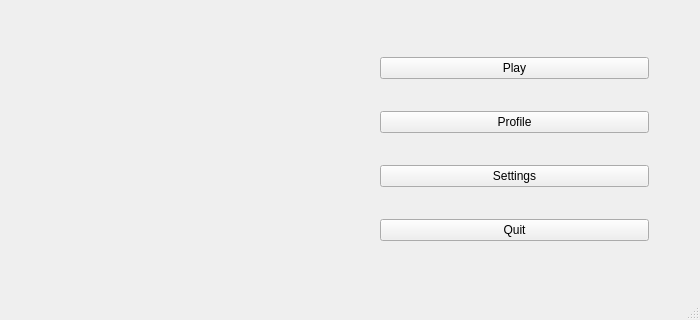
<?xml version="1.0" encoding="UTF-8"?>
<ui version="4.0">
 <class>MainWindow</class>
 <widget class="QMainWindow" name="MainWindow">
  <property name="geometry">
   <rect>
    <x>0</x>
    <y>0</y>
    <width>700</width>
    <height>320</height>
   </rect>
  </property>
  <property name="sizePolicy">
   <sizepolicy hsizetype="Minimum" vsizetype="Preferred">
    <horstretch>0</horstretch>
    <verstretch>0</verstretch>
   </sizepolicy>
  </property>
  <property name="minimumSize">
   <size>
    <width>700</width>
    <height>320</height>
   </size>
  </property>
  <property name="windowTitle">
   <string>Chess Game</string>
  </property>
  <widget class="QWidget" name="centralWidget">
   <layout class="QVBoxLayout" name="verticalLayout_2">
    <item>
     <widget class="QFrame" name="frame">
      <layout class="QHBoxLayout" name="horizontalLayout">
       <property name="spacing">
        <number>20</number>
       </property>
       <property name="sizeConstraint">
        <enum>QLayout::SetNoConstraint</enum>
       </property>
       <property name="leftMargin">
        <number>20</number>
       </property>
       <property name="topMargin">
        <number>20</number>
       </property>
       <property name="rightMargin">
        <number>20</number>
       </property>
       <property name="bottomMargin">
        <number>20</number>
       </property>
       <item>
        <widget class="QLabel" name="label">
         <property name="text">
          <string>&lt;html&gt;&lt;head/&gt;&lt;body&gt;&lt;p&gt;&lt;img src=&quot;:/imgs/chess_menu.jpg&quot;/&gt;&lt;/p&gt;&lt;/body&gt;&lt;/html&gt;</string>
         </property>
         <property name="scaledContents">
          <bool>true</bool>
         </property>
         <property name="alignment">
          <set>Qt::AlignCenter</set>
         </property>
        </widget>
       </item>
       <item>
        <layout class="QVBoxLayout" name="verticalLayout">
         <property name="leftMargin">
          <number>20</number>
         </property>
         <property name="topMargin">
          <number>0</number>
         </property>
         <property name="rightMargin">
          <number>20</number>
         </property>
         <property name="bottomMargin">
          <number>0</number>
         </property>
         <item>
          <widget class="QPushButton" name="playButton">
           <property name="text">
            <string>Play</string>
           </property>
          </widget>
         </item>
         <item>
          <widget class="QPushButton" name="profileButton">
           <property name="text">
            <string>Profile</string>
           </property>
          </widget>
         </item>
         <item>
          <widget class="QPushButton" name="settingsButton">
           <property name="text">
            <string>Settings</string>
           </property>
          </widget>
         </item>
         <item>
          <widget class="QPushButton" name="quitButton">
           <property name="text">
            <string>Quit</string>
           </property>
          </widget>
         </item>
        </layout>
       </item>
      </layout>
     </widget>
    </item>
   </layout>
  </widget>
  <widget class="QStatusBar" name="statusBar"/>
 </widget>
 <layoutdefault spacing="6" margin="11"/>
 <resources/>
 <connections>
  <connection>
   <sender>quitButton</sender>
   <signal>clicked()</signal>
   <receiver>MainWindow</receiver>
   <slot>close()</slot>
   <hints>
    <hint type="sourcelabel">
     <x>563</x>
     <y>224</y>
    </hint>
    <hint type="destinationlabel">
     <x>455</x>
     <y>534</y>
    </hint>
   </hints>
  </connection>
 </connections>
</ui>
